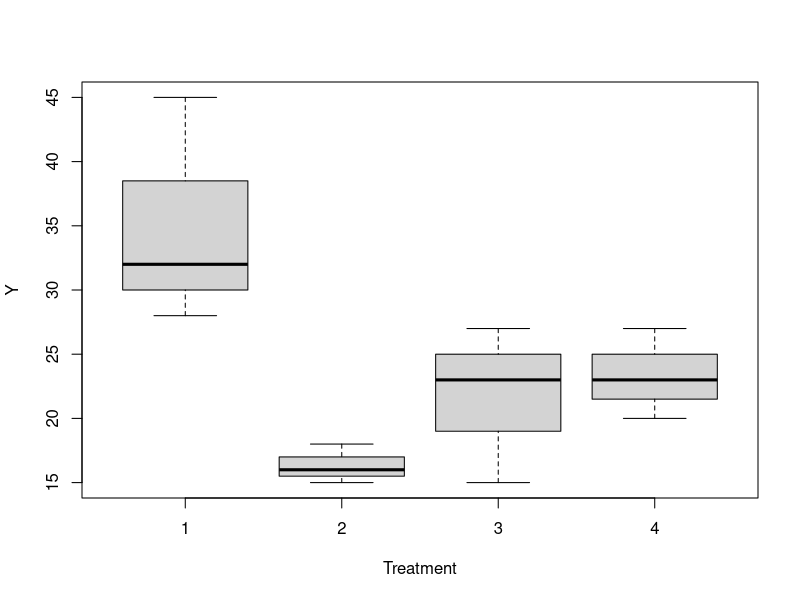
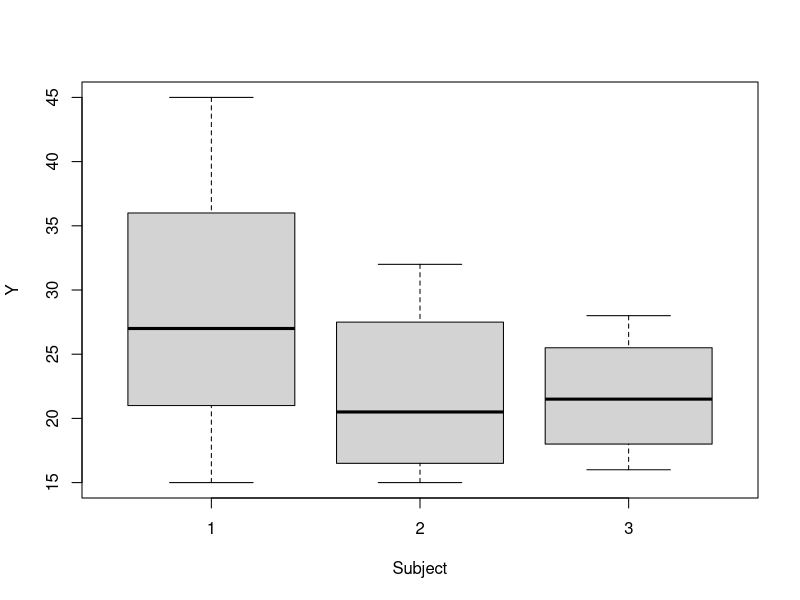
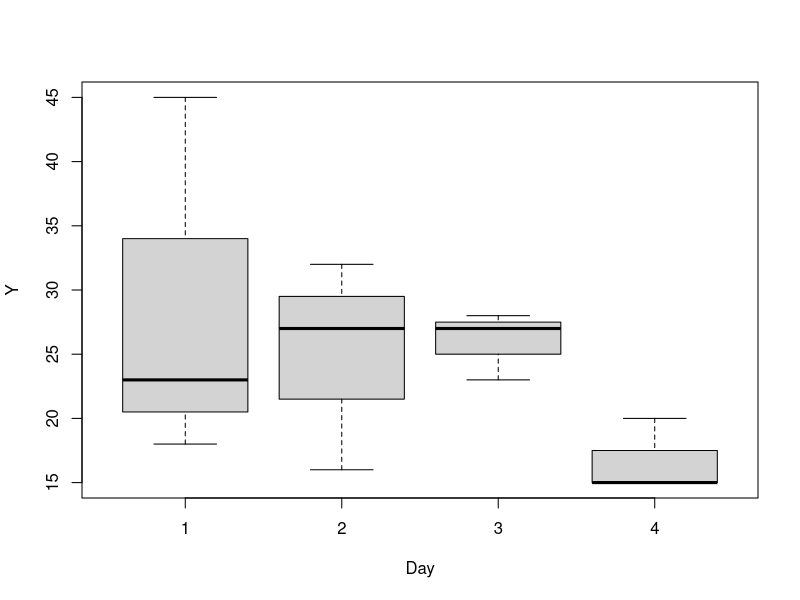
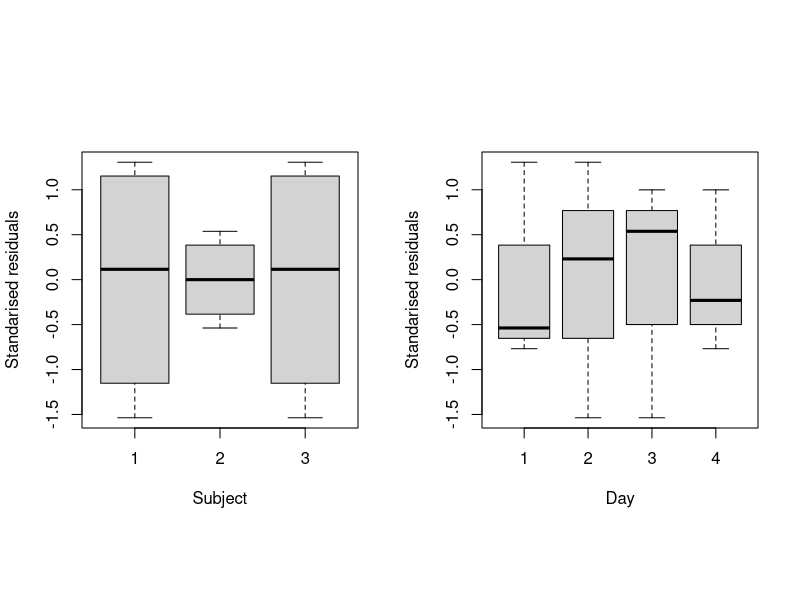
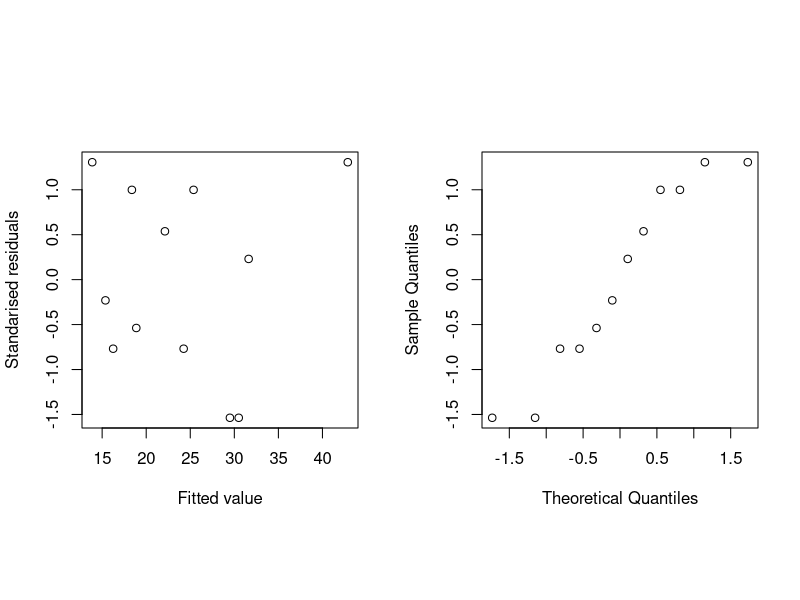

The R source for these figures, in order:
## ---- chunk 1
#Setting up enviroment
library(tidyverse)
exercise <- data.frame(
 Subject = rep(1:3, rep(4, 3)),
 Day = rep(1:4, 3),
 Treatment = c(1, 4, 3, 2, 2, 1, 4, 3, 3, 2, 1, 4),
 Y = c(45, 27, 27, 15, 18, 32, 23, 15, 23, 16, 28, 20)
)

exercise <- exercise%>%
  mutate(Subject = factor(Subject,levels = c(1:3),labels=c(1:3)),
         Day = factor(Day, levels=c(1:4), labels=c(1:4)),
         Treatment = factor(Treatment, levels=c(1:4),labels=c(1:4)))
## ---- chunk 2
#from 3.7 Q2
aggregate(Y~Treatment,data=exercise,
          FUN = function(x) c(mean = mean(x), sd = sd(x)))
aggregate(Y~Subject,data=exercise,
          FUN = function(x) c(mean = mean(x), sd = sd(x)))
aggregate(Y~Day,data=exercise,
          FUN = function(x) c(mean = mean(x), sd = sd(x)))

#plots
boxplot(Y ~ Treatment,data=exercise)
boxplot(Y ~ Subject,data=exercise)
boxplot(Y ~ Day,data=exercise)


#with(exercise,
#  interaction.plot(Treatment, Day, Subject, Y, xlab = 'Treatment', ylab = 'Yield', trace.label = 'Block')
#)
## ---- chunk 3
#creating model
exercise.lm <- lm(Y ~ Day+Subject+Treatment,data=exercise)
anova(exercise.lm)
## ---- chunk 4
#Investigating pairwise differences
exercise.emm <- emmeans::emmeans(exercise.lm, ~ Treatment)
pairs(exercise.emm)
## ---- chunk 5
#residual plots
standres <- rstandard(exercise.lm)
fitted <- fitted(exercise.lm)
par(mfrow = c(1, 2), pty = "s")
with(exercise, {
  plot(Subject, standres, xlab = "Subject", ylab = "Standarised residuals")
  plot(Day, standres, xlab = "Day", ylab = "Standarised residuals")
 par(mfrow = c(1, 2), pty = "s") 
  plot(fitted, standres, xlab = "Fitted value", ylab = "Standarised residuals")
})

par(pty = "s")
qqnorm(standres, main = "")

## ---- chunk 6
#Adding variables of two level factors
exercise <- exercise%>%
  mutate(Duration=ifelse(Treatment==1,1,ifelse(Treatment==2,1,3)),
         Speed=ifelse(Treatment==1,40,ifelse(Treatment==3,40,60)),
         Pedal=ifelse(Treatment==1,"hand",ifelse(Treatment==4,"hand","foot")),
         Duration= factor(Duration,levels=c(1,3),labels=c(1,3)),
         Speed=factor(Speed,levels=c(40,60),labels=c(40,60)),
         Pedal=factor(Pedal,levels=c("hand","foot"),labels=c("hand","foot")))

#Changing levels to high=+1 or low=-1
exercise_contrast <- exercise%>%
  mutate(Duration = ifelse(Duration==1,-1,1),
         Speed = ifelse(Speed==40,-1,1),
         Pedal = ifelse(Pedal=="hand",-1,1),
         Duration= factor(Duration,levels=c(-1,1),labels=c(-1,1)),
         Speed=factor(Speed,levels=c(-1,1),labels=c(-1,1)),
         Pedal=factor(Pedal,levels=c(-1,1),labels=c(-1,1)))
## ---- chunk 7
fact.lm <- lm(Y ~ Subject + Day + Duration +Speed + Pedal, data = exercise_contrast)
anova(fact.lm)
## ---- chunk 8
2*coef(fact.lm)[7:9]
## ---- chunk 9
fact.npedal.lm <- lm(Y ~Subject + Day + Duration+Speed+Duration:Speed, data = exercise_contrast)

2*coef(fact.npedal.lm)[9]

fact.nspeed.lm <- lm(Y ~Subject + Day + Duration+Pedal+Duration:Pedal, data = exercise_contrast)
2*coef(fact.nspeed.lm)[9]

fact.nduration.lm <- lm(Y ~Subject + Day + Pedal+Speed+Pedal:Speed, data = exercise_contrast)
2*coef(fact.nduration.lm)[9]
## ---- chunk 10
## Extra stuff :P

# #testing against models without factor (same as the anova test above but just doing explictly)
# 
# fact.lm.1 <- lm(Y ~ Subject + Day + Speed + Pedal, data = exercise_contrast)
# fact.lm.2 <- lm(Y ~ Subject + Day + Duration + Pedal, data = exercise_contrast)
# fact.lm.3 <- lm(Y ~ Subject + Day + Duration + Speed, data = exercise_contrast)
# 
# anova(fact.lm, fact.lm.1)
# anova(fact.lm, fact.lm.2)
# anova(fact.lm, fact.lm.3)

#following code from section 5
X <- model.matrix( ~ Subject + Day + (Duration+Speed+Pedal)^3, data = exercise_contrast)
#note that there are 12 different blocks (3*4=12) and each one occurs once

#Defined hand as the low level, speed=40 as low level and duration=1 as low level
#all low levels of factor coded as -1 and all high levels as +1
main_effect_contrasts <- matrix(c(-1,-1,-1,
                                  1,1,-1,
                                  1,-1,1,
                                  -1,1,1,
                                  -1,1,1,
                                  -1,-1,-1,
                                  1,1,-1,
                                  1,-1,1,
                                  1,-1,1,
                                  -1,1,1,
                                  -1,-1,-1,
                                  1,1,-1)/6,c(12,3),byrow=T)
#Each column is the main effect contrast for duration, speed and pedal respectively

t(as.matrix(main_effect_contrasts)) %*% exercise$Y

#Averaging the main effects over the blocking factors. The response decreases at the higher duration of 3 minutes by 3.167 compared to the lower duration of 1 minute. The response decreases at the higher speed of 60 rpm by 8.5 compared to the lower speed of 40 rpm. The response decreases when using the foot pedal by 10.167 compared to using the hand pedals.
